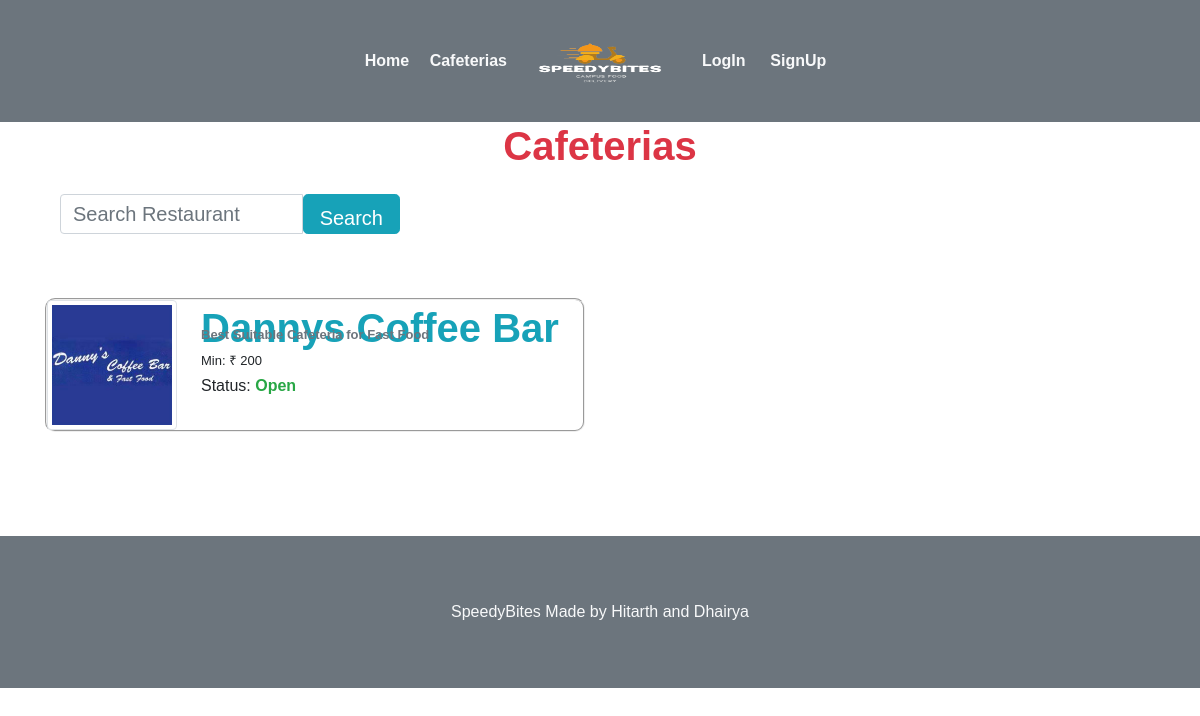
/restaurant/, run on the app's committed database.
### webapp/models.py (models this page shows, shortened)
class Restaurant(models.Model):
	user        = models.OneToOneField(settings.AUTH_USER_MODEL,on_delete=models.CASCADE)
	rname 		= models.CharField(max_length=100,blank=False)
	info	 	= models.CharField(max_length=40,blank=False)
	min_ord		= models.CharField(max_length=5,blank=False)
	location    = models.CharField(max_length=40,blank=False)
	r_logo      = models.FileField(blank=False)
	REST_STATE_OPEN    = "Open"
	REST_STATE_CLOSE   = "Closed"
	REST_STATE_CHOICES =(
			(REST_STATE_OPEN,REST_STATE_OPEN),
			(REST_STATE_CLOSE,REST_STATE_CLOSE)
		)
	status 	= models.CharField(max_length=50,choices=REST_STATE_CHOICES,default=REST_STATE_OPEN,blank=False)
	approved = models.BooleanField(blank=False,default=True)

### webapp/views.py (the view)
# urls.py: path('restaurant/',views.restuarent,name='restuarant'),
def restuarent(request):
	r_object = Restaurant.objects.all()
	query 	= request.GET.get('q')
	if query:
		r_object=Restaurant.objects.filter(Q(rname__icontains=query)).distinct()
		return render(request,'webapp/restaurents.html',{'r_object':r_object})
	return render(request,'webapp/restaurents.html',{'r_object':r_object})

### webapp/templates/webapp/restaurents.html (shortened to what this page needs)
{% extends 'webapp/base.html'%}
{% block body %}
<div class="container-fluid">
        <h1 class="text-center text-danger"><strong>Cafeterias</strong></h1>
</div>
<br>
<div class="container">
    <div class="col-sm-4 col-sm-offset-3">
      <form class="form-horizontal" role="search" method="get" action=''>
         <div class="form-group ">
         <div class="input-group">
            <input type="text" class="form-control input-lg " name="q" value="{{ request.GET.q }}" placeholder= "Search Restaurant " style="height: 40px; width: 50%; font-size: 20px;" />
            <span class='input-group-btn'>
             <button class='btn btn-info btn-lg'style="height:40px; font-size: 20px;" type='submit'>Search
             </button>
         </span>
        </div>
     </div>
   </form>
 </div>
</div>
<br>
<br>
	<div class="container">
		<div class="row">
		{% for rest in r_object %}
        <div class="col-xs-7 col-md-6">
      <div class="thumbnail">
   		   <div class="media mb-2 ml-8" style="border-radius: 10px; border-style: groove; border-width: 2px;">
        <a href="{% url 'menu' rest.id %}" class="pull-left ">
            <img src="{{rest.r_logo.url}}" class="img-thumbnail img-responsive " style="height: 130px; width: 130px;">
        </a>
        <div class="media-body pl-4">
          <a href="{% url 'menu' rest.id %}" style="text-decoration: none !important;"><h1 class="media-heading text-info mt-1" style="height: 20px;"><strong>{{rest.rname}}</strong></h1></a>
            <h6 class="text-secondary"><font size="2"><strong>{{rest.info}}</strong></font></h6>
            <h4><font size="2">Min: &#x20b9; {{rest.min_ord}}</font></h4>
          	<h5><font size="3">Status: <strong class="text-success">{{rest.status}}</strong></font></h5>
        </div>
    </div>
  </div>
</div>
{% endfor%}
</div>
</div>
{% endblock %}

### webapp/static/webapp/css/style.css (style rules this page uses)
body { padding:0; margin:0; font-family: 'Source Sans Pro', sans-serif; }
body a { transition:0.5s all; -webkit-transition:0.5s all; -moz-transition:0.5s all; -o-transition:0.5s all; -ms-transition:0.5s all; }
h1,h2,h3,h4,h5,h6 { margin:0; }

### data on the page
Restaurant: r_logo (picture), rname "Dannys Coffee Bar", info "Best Suitable Cafeteria for Fast Food", min_ord "200", status "Open"
